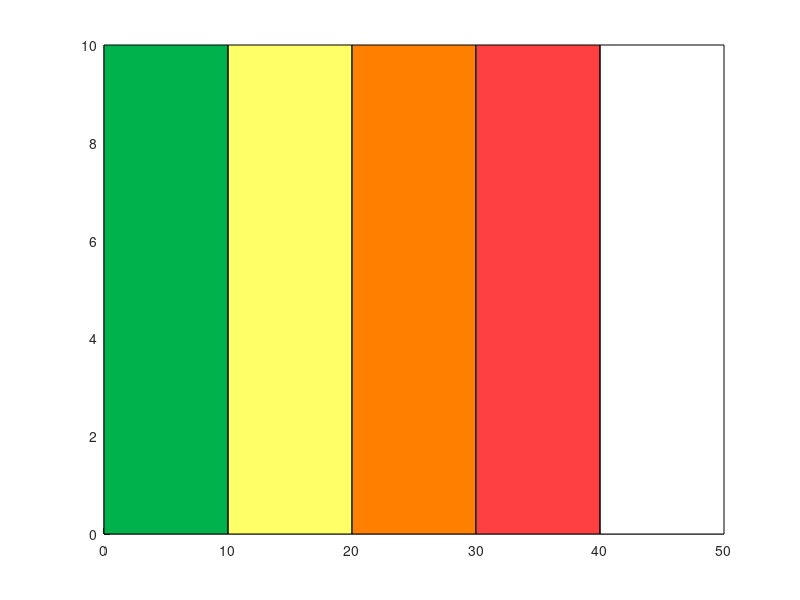

Write the MATLAB code that produced this figure.
%% AVO Aviation Color Codes

avicode.green = [0 0.7 0.3];
avicode.yellow = [1 1 0.4];
avicode.orange = [1 0.5 0];
avicode.red = [1 0.25 0.25];
avicode.unassigned = avicode.green;


%% Test view

figure;
rectangle('Position',[0 0 10 10],'FaceColor',avicode.green); hold on;
rectangle('Position',[10 0 10 10],'FaceColor',avicode.yellow); hold on;
rectangle('Position',[20 0 10 10],'FaceColor',avicode.orange); hold on;
rectangle('Position',[30 0 10 10],'FaceColor',avicode.red); hold on;
rectangle('Position',[40 0 10 10],'FaceColor',[1 1 1]); hold on;
